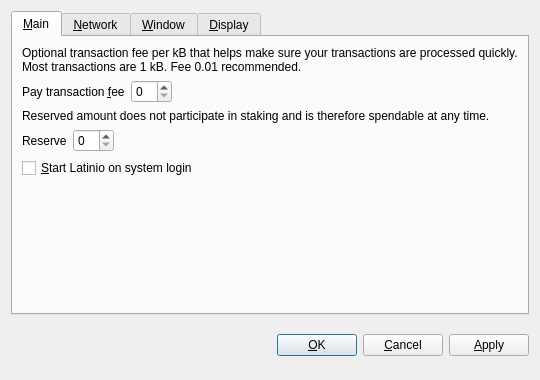
<?xml version="1.0" encoding="UTF-8"?>
<ui version="4.0">
 <class>OptionsDialog</class>
 <widget class="QDialog" name="OptionsDialog">
  <property name="geometry">
   <rect>
    <x>0</x>
    <y>0</y>
    <width>540</width>
    <height>380</height>
   </rect>
  </property>
  <property name="windowTitle">
   <string>Options</string>
  </property>
  <property name="modal">
   <bool>true</bool>
  </property>
  <layout class="QVBoxLayout" name="verticalLayout">
   <item>
    <widget class="QTabWidget" name="tabWidget">
     <property name="tabPosition">
      <enum>QTabWidget::North</enum>
     </property>
     <property name="currentIndex">
      <number>0</number>
     </property>
     <widget class="QWidget" name="tabMain">
      <attribute name="title">
       <string>&amp;Main</string>
      </attribute>
      <layout class="QVBoxLayout" name="verticalLayout_Main">
       <item>
        <widget class="QLabel" name="transactionFeeInfoLabel">
         <property name="text">
          <string>Optional transaction fee per kB that helps make sure your transactions are processed quickly. Most transactions are 1 kB. Fee 0.01 recommended.</string>
         </property>
         <property name="textFormat">
          <enum>Qt::PlainText</enum>
         </property>
         <property name="wordWrap">
          <bool>true</bool>
         </property>
        </widget>
       </item>
       <item>
        <layout class="QHBoxLayout" name="horizontalLayoutFee">
         <item>
          <widget class="QLabel" name="transactionFeeLabel">
           <property name="text">
            <string>Pay transaction &amp;fee</string>
           </property>
           <property name="textFormat">
            <enum>Qt::PlainText</enum>
           </property>
           <property name="buddy">
            <cstring>transactionFee</cstring>
           </property>
          </widget>
         </item>
         <item>
          <widget class="BitcoinAmountField" name="transactionFee"/>
         </item>
         <item>
          <spacer name="horizontalSpacerFee">
           <property name="orientation">
            <enum>Qt::Horizontal</enum>
           </property>
           <property name="sizeHint" stdset="0">
            <size>
             <width>40</width>
             <height>20</height>
            </size>
           </property>
          </spacer>
         </item>
        </layout>
       </item>
       <item>
        <widget class="QLabel" name="reserveBalanceInfoLabel">
         <property name="text">
          <string>Reserved amount does not participate in staking and is therefore spendable at any time.</string>
         </property>
         <property name="textFormat">
          <enum>Qt::PlainText</enum>
         </property>
         <property name="wordWrap">
          <bool>true</bool>
         </property>
        </widget>
       </item>
       <item>
        <layout class="QHBoxLayout" name="horizontalLayoutReserveBalance">
         <item>
          <widget class="QLabel" name="reserveBalanceLabel">
           <property name="text">
            <string>Reserve</string>
           </property>
           <property name="textFormat">
            <enum>Qt::PlainText</enum>
           </property>
           <property name="buddy">
            <cstring>reserveBalance</cstring>
           </property>
          </widget>
         </item>
         <item>
          <widget class="BitcoinAmountField" name="reserveBalance"/>
         </item>
         <item>
          <spacer name="horizontalSpacerReserveBalance">
           <property name="orientation">
            <enum>Qt::Horizontal</enum>
           </property>
           <property name="sizeHint" stdset="0">
            <size>
             <width>40</width>
             <height>20</height>
            </size>
           </property>
          </spacer>
         </item>
        </layout>
       </item>
       <item>
        <widget class="QCheckBox" name="bitcoinAtStartup">
         <property name="toolTip">
          <string>Automatically start Latinio after logging in to the system.</string>
         </property>
         <property name="text">
          <string>&amp;Start Latinio on system login</string>
         </property>
        </widget>
       </item>
       <item>
        <spacer name="verticalSpacer_Main">
         <property name="orientation">
          <enum>Qt::Vertical</enum>
         </property>
         <property name="sizeHint" stdset="0">
          <size>
           <width>20</width>
           <height>40</height>
          </size>
         </property>
        </spacer>
       </item>
      </layout>
     </widget>
     <widget class="QWidget" name="tabNetwork">
      <attribute name="title">
       <string>&amp;Network</string>
      </attribute>
      <layout class="QVBoxLayout" name="verticalLayout_Network">
       <item>
        <widget class="QCheckBox" name="mapPortUpnp">
         <property name="toolTip">
          <string>Automatically open the Latinio client port on the router. This only works when your router supports UPnP and it is enabled.</string>
         </property>
         <property name="text">
          <string>Map port using &amp;UPnP</string>
         </property>
        </widget>
       </item>
       <item>
        <widget class="QCheckBox" name="connectSocks">
         <property name="toolTip">
          <string>Connect to the Latinio network through a SOCKS5 proxy (e.g. when connecting through Tor).</string>
         </property>
         <property name="text">
          <string>&amp;Connect through SOCKS5 proxy:</string>
         </property>
        </widget>
       </item>
       <item>
        <layout class="QHBoxLayout" name="horizontalLayout_Network">
         <item>
          <widget class="QLabel" name="proxyIpLabel">
           <property name="text">
            <string>Proxy &amp;IP:</string>
           </property>
           <property name="textFormat">
            <enum>Qt::PlainText</enum>
           </property>
           <property name="buddy">
            <cstring>proxyIp</cstring>
           </property>
          </widget>
         </item>
         <item>
          <widget class="QValidatedLineEdit" name="proxyIp">
           <property name="maximumSize">
            <size>
             <width>140</width>
             <height>16777215</height>
            </size>
           </property>
           <property name="toolTip">
            <string>IP address of the proxy (e.g. 127.0.0.1)</string>
           </property>
          </widget>
         </item>
         <item>
          <widget class="QLabel" name="proxyPortLabel">
           <property name="text">
            <string>&amp;Port:</string>
           </property>
           <property name="textFormat">
            <enum>Qt::PlainText</enum>
           </property>
           <property name="buddy">
            <cstring>proxyPort</cstring>
           </property>
          </widget>
         </item>
         <item>
          <widget class="QLineEdit" name="proxyPort">
           <property name="maximumSize">
            <size>
             <width>55</width>
             <height>16777215</height>
            </size>
           </property>
           <property name="toolTip">
            <string>Port of the proxy (e.g. 9050)</string>
           </property>
          </widget>
         </item>
         <item>
          <spacer name="horizontalSpacer_Network">
           <property name="orientation">
            <enum>Qt::Horizontal</enum>
           </property>
           <property name="sizeHint" stdset="0">
            <size>
             <width>40</width>
             <height>20</height>
            </size>
           </property>
          </spacer>
         </item>
        </layout>
       </item>
       <item>
        <spacer name="verticalSpacer_Network">
         <property name="orientation">
          <enum>Qt::Vertical</enum>
         </property>
         <property name="sizeHint" stdset="0">
          <size>
           <width>20</width>
           <height>40</height>
          </size>
         </property>
        </spacer>
       </item>
      </layout>
     </widget>
     <widget class="QWidget" name="tabWindow">
      <attribute name="title">
       <string>&amp;Window</string>
      </attribute>
      <layout class="QVBoxLayout" name="verticalLayout_Window">
       <item>
        <widget class="QCheckBox" name="minimizeToTray">
         <property name="toolTip">
          <string>Show only a tray icon after minimizing the window.</string>
         </property>
         <property name="text">
          <string>&amp;Minimize to the tray instead of the taskbar</string>
         </property>
        </widget>
       </item>
       <item>
        <widget class="QCheckBox" name="minimizeOnClose">
         <property name="toolTip">
          <string>Minimize instead of exit the application when the window is closed. When this option is enabled, the application will be closed only after selecting Quit in the menu.</string>
         </property>
         <property name="text">
          <string>M&amp;inimize on close</string>
         </property>
        </widget>
       </item>
       <item>
        <spacer name="verticalSpacer_Window">
         <property name="orientation">
          <enum>Qt::Vertical</enum>
         </property>
         <property name="sizeHint" stdset="0">
          <size>
           <width>20</width>
           <height>40</height>
          </size>
         </property>
        </spacer>
       </item>
      </layout>
     </widget>
     <widget class="QWidget" name="tabDisplay">
      <attribute name="title">
       <string>&amp;Display</string>
      </attribute>
      <layout class="QVBoxLayout" name="verticalLayout_Display">
       <item>
        <layout class="QHBoxLayout" name="horizontalLayout_1_Display">
         <item>
          <widget class="QLabel" name="langLabel">
           <property name="text">
            <string>User Interface &amp;language:</string>
           </property>
           <property name="textFormat">
            <enum>Qt::PlainText</enum>
           </property>
           <property name="buddy">
            <cstring>lang</cstring>
           </property>
          </widget>
         </item>
         <item>
          <widget class="QValueComboBox" name="lang">
           <property name="toolTip">
            <string>The user interface language can be set here. This setting will take effect after restarting Latinio.</string>
           </property>
          </widget>
         </item>
        </layout>
       </item>
       <item>
        <layout class="QHBoxLayout" name="horizontalLayout_2_Display">
         <item>
          <widget class="QLabel" name="unitLabel">
           <property name="text">
            <string>&amp;Unit to show amounts in:</string>
           </property>
           <property name="textFormat">
            <enum>Qt::PlainText</enum>
           </property>
           <property name="buddy">
            <cstring>unit</cstring>
           </property>
          </widget>
         </item>
         <item>
          <widget class="QValueComboBox" name="unit">
           <property name="toolTip">
            <string>Choose the default subdivision unit to show in the interface and when sending coins.</string>
           </property>
          </widget>
         </item>
        </layout>
       </item>
       <item>
        <widget class="QCheckBox" name="coinControlFeatures">
         <property name="toolTip">
          <string>Whether to show coin control features or not.</string>
         </property>
         <property name="text">
          <string>Display coin &amp;control features (experts only!)</string>
         </property>
        </widget>
       </item>
       <item>
        <widget class="QCheckBox" name="useBlackTheme">
         <property name="text">
          <string>Use black visual theme (requires restart)</string>
         </property>
        </widget>
       </item>
       <item>
        <spacer name="verticalSpacer_Display">
         <property name="orientation">
          <enum>Qt::Vertical</enum>
         </property>
         <property name="sizeHint" stdset="0">
          <size>
           <width>20</width>
           <height>40</height>
          </size>
         </property>
        </spacer>
       </item>
      </layout>
     </widget>
    </widget>
   </item>
   <item>
    <layout class="QHBoxLayout" name="horizontalLayout_Buttons">
     <item>
      <spacer name="horizontalSpacer_1">
       <property name="orientation">
        <enum>Qt::Horizontal</enum>
       </property>
       <property name="sizeHint" stdset="0">
        <size>
         <width>40</width>
         <height>48</height>
        </size>
       </property>
      </spacer>
     </item>
     <item>
      <widget class="QLabel" name="statusLabel">
       <property name="font">
        <font>
         <weight>75</weight>
         <bold>true</bold>
        </font>
       </property>
       <property name="text">
        <string/>
       </property>
       <property name="textFormat">
        <enum>Qt::PlainText</enum>
       </property>
       <property name="wordWrap">
        <bool>true</bool>
       </property>
      </widget>
     </item>
     <item>
      <spacer name="horizontalSpacer_2">
       <property name="orientation">
        <enum>Qt::Horizontal</enum>
       </property>
       <property name="sizeHint" stdset="0">
        <size>
         <width>40</width>
         <height>48</height>
        </size>
       </property>
      </spacer>
     </item>
     <item>
      <widget class="QPushButton" name="okButton">
       <property name="text">
        <string>&amp;OK</string>
       </property>
      </widget>
     </item>
     <item>
      <widget class="QPushButton" name="cancelButton">
       <property name="text">
        <string>&amp;Cancel</string>
       </property>
       <property name="autoDefault">
        <bool>false</bool>
       </property>
      </widget>
     </item>
     <item>
      <widget class="QPushButton" name="applyButton">
       <property name="text">
        <string>&amp;Apply</string>
       </property>
       <property name="autoDefault">
        <bool>false</bool>
       </property>
      </widget>
     </item>
    </layout>
   </item>
  </layout>
 </widget>
 <customwidgets>
  <customwidget>
   <class>BitcoinAmountField</class>
   <extends>QSpinBox</extends>
   <header>bitcoinamountfield.h</header>
  </customwidget>
  <customwidget>
   <class>QValueComboBox</class>
   <extends>QComboBox</extends>
   <header>qvaluecombobox.h</header>
  </customwidget>
  <customwidget>
   <class>QValidatedLineEdit</class>
   <extends>QLineEdit</extends>
   <header>qvalidatedlineedit.h</header>
  </customwidget>
 </customwidgets>
 <resources/>
 <connections/>
</ui>
